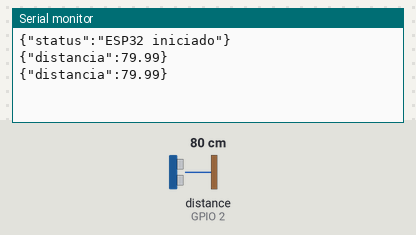
The sketch below on a simulated ESP32. Shown: the last lines printed to the serial monitor. Wiring (inferred from the names in the program): ultrasonic range finder: trigger GPIO 4; echo GPIO 2. The test bench sets the inputs (shaded band); at power-on: distance to the obstacle (sensor on GPIO 2) 80 cm. The echo pulse lasts 58.3 µs per cm.

Above: at 2.2 s.
2.3 s: distance to the obstacle (sensor on GPIO 2) set to 2 cm
At 3.6 s:
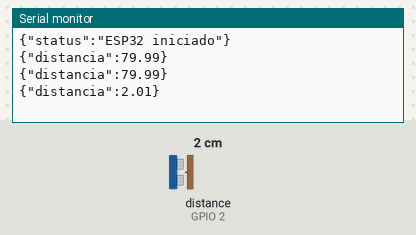
3.8 s: distance to the obstacle (sensor on GPIO 2) set to 4 cm
At 4.8 s:
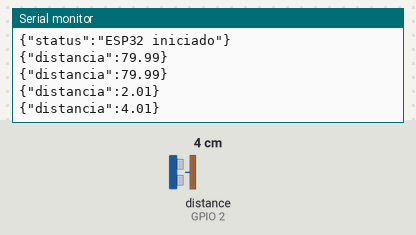
Timing chart, 0 to 6.8 s (numbered marks = the images above; inputs shaded):
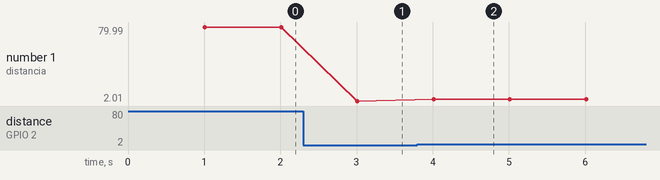

Measured:
- after the input at 2.3 s, the serial monitor: prints a new line after 0.71 s (image 1)
- after the input at 3.8 s, the serial monitor: prints a new line after 0.21 s (image 2)
- plotted number 1: 79.99 → 2.01 after the input at 2.3 s, 2.01 → 4.01 after the input at 3.8 s

The sketch:

arduino.ino
```cpp
/*
  ESP32 + Sensor ultrassonico HC-SR04
  Comunicacao com Node.js via USB Serial
  Sem Ethernet, W5500 ou Wi-Fi

  GPIO 4 = TRIG
  GPIO 2 = ECHO
  Velocidade serial = 115200 baud
*/

const int PINO_TRIG = 4;
const int PINO_ECHO = 2;

void setup() {
  // Inicializa a comunicacao USB serial
  Serial.begin(115200);

  // Configura os pinos do sensor
  pinMode(PINO_TRIG, OUTPUT);
  pinMode(PINO_ECHO, INPUT);

  // Garante que o TRIG comece desligado
  digitalWrite(PINO_TRIG, LOW);

  // Aguarda a inicializacao
  delay(1000);

  Serial.println("{\"status\":\"ESP32 iniciado\"}");
}

void loop() {
  // Envia o pulso de disparo do sensor
  digitalWrite(PINO_TRIG, LOW);
  delayMicroseconds(2);

  digitalWrite(PINO_TRIG, HIGH);
  delayMicroseconds(10);
  digitalWrite(PINO_TRIG, LOW);

  // Aguarda o retorno do eco (timeout de 30 ms)
  unsigned long duracao = pulseIn(PINO_ECHO, HIGH, 30000);

  // Se nao houver eco, informa o erro em JSON
  if (duracao == 0) {
    Serial.println("{\"erro\":\"sem_eco\"}");
    delay(1000);
    return;
  }

  // Calcula a distancia em centimetros
  float distancia = (duracao * 0.0343f) / 2.0f;

  // Envia uma linha JSON para o Node.js
  Serial.print("{\"distancia\":");
  Serial.print(distancia, 2);
  Serial.println("}");

  // Intervalo entre medicoes
  delay(1000);
}
```
